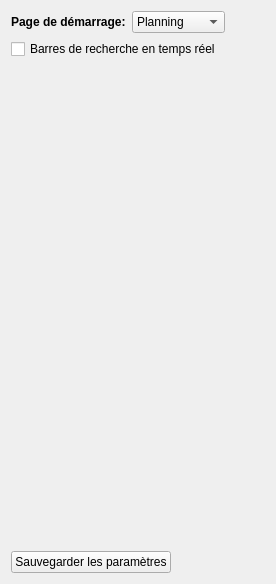
      <widget class="QWidget" name="tab_4">
       <attribute name="icon">
        <iconset>
         <normaloff>icons/configure-2.ico</normaloff>icons/configure-2.ico</iconset>
       </attribute>
       <attribute name="title">
        <string>Paramètres</string>
       </attribute>
       <layout class="QVBoxLayout" name="verticalLayout_12">
        <item>
         <layout class="QHBoxLayout" name="horizontalLayout_26">
          <item>
           <widget class="QLabel" name="label_33">
            <property name="font">
             <font>
              <weight>75</weight>
              <bold>true</bold>
             </font>
            </property>
            <property name="text">
             <string>Page de démarrage:</string>
            </property>
           </widget>
          </item>
          <item>
           <widget class="QComboBox" name="comboBox_3">
            <item>
             <property name="text">
              <string>Planning</string>
             </property>
             <property name="icon">
              <iconset>
               <normaloff>icons/application-view-tile.ico</normaloff>icons/application-view-tile.ico</iconset>
             </property>
            </item>
            <item>
             <property name="text">
              <string>Liste</string>
             </property>
             <property name="icon">
              <iconset>
               <normaloff>icons/application-view-list.ico</normaloff>icons/application-view-list.ico</iconset>
             </property>
            </item>
            <item>
             <property name="text">
              <string>Liste 2</string>
             </property>
             <property name="icon">
              <iconset>
               <normaloff>icons/application-view-list.ico</normaloff>icons/application-view-list.ico</iconset>
             </property>
            </item>
            <item>
             <property name="text">
              <string>Outils</string>
             </property>
             <property name="icon">
              <iconset>
               <normaloff>icons/tools-wizard-3.ico</normaloff>icons/tools-wizard-3.ico</iconset>
             </property>
            </item>
            <item>
             <property name="text">
              <string>Notes</string>
             </property>
             <property name="icon">
              <iconset>
               <normaloff>icons/address-book-new-2.ico</normaloff>icons/address-book-new-2.ico</iconset>
             </property>
            </item>
            <item>
             <property name="text">
              <string>Paramètres</string>
             </property>
             <property name="icon">
              <iconset>
               <normaloff>icons/configure-2.ico</normaloff>icons/configure-2.ico</iconset>
             </property>
            </item>
           </widget>
          </item>
          <item>
           <spacer name="horizontalSpacer_4">
            <property name="orientation">
             <enum>Qt::Horizontal</enum>
            </property>
            <property name="sizeHint" stdset="0">
             <size>
              <width>40</width>
              <height>20</height>
             </size>
            </property>
           </spacer>
          </item>
         </layout>
        </item>
        <item>
         <widget class="QCheckBox" name="checkBox_2">
          <property name="text">
           <string>Barres de recherche en temps réel</string>
          </property>
         </widget>
        </item>
        <item>
         <spacer name="verticalSpacer_3">
          <property name="orientation">
           <enum>Qt::Vertical</enum>
          </property>
          <property name="sizeHint" stdset="0">
           <size>
            <width>20</width>
            <height>486</height>
           </size>
          </property>
         </spacer>
        </item>
        <item>
         <layout class="QHBoxLayout" name="horizontalLayout_27">
          <item>
           <widget class="QPushButton" name="pushButton_11">
            <property name="text">
             <string>Sauvegarder les paramètres</string>
            </property>
            <property name="icon">
             <iconset>
              <normaloff>icons/document-export.ico</normaloff>icons/document-export.ico</iconset>
            </property>
           </widget>
          </item>
          <item>
           <spacer name="horizontalSpacer_3">
            <property name="orientation">
             <enum>Qt::Horizontal</enum>
            </property>
            <property name="sizeHint" stdset="0">
             <size>
              <width>40</width>
              <height>20</height>
             </size>
            </property>
           </spacer>
          </item>
         </layout>
        </item>
       </layout>
      </widget>
